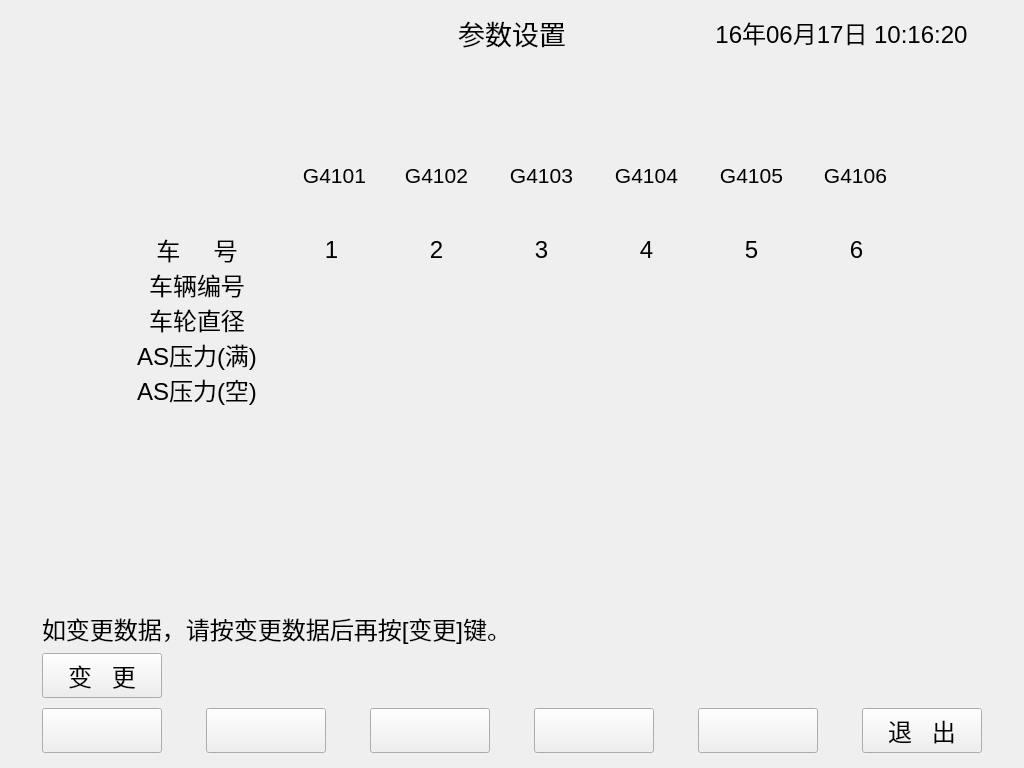
<?xml version="1.0" encoding="UTF-8"?>
<ui version="4.0">
 <class>setpara</class>
 <widget class="QDialog" name="setpara">
  <property name="geometry">
   <rect>
    <x>0</x>
    <y>0</y>
    <width>1024</width>
    <height>768</height>
   </rect>
  </property>
  <property name="windowTitle">
   <string>参数设置</string>
  </property>
  <widget class="QLabel" name="carlabel2">
   <property name="geometry">
    <rect>
     <x>396</x>
     <y>163</y>
     <width>81</width>
     <height>25</height>
    </rect>
   </property>
   <property name="font">
    <font>
     <pointsize>16</pointsize>
    </font>
   </property>
   <property name="text">
    <string>G4102</string>
   </property>
   <property name="alignment">
    <set>Qt::AlignCenter</set>
   </property>
  </widget>
  <widget class="MyLabel" name="labelinfo_4_4">
   <property name="geometry">
    <rect>
     <x>489</x>
     <y>337</y>
     <width>105</width>
     <height>35</height>
    </rect>
   </property>
   <property name="font">
    <font>
     <pointsize>18</pointsize>
    </font>
   </property>
   <property name="text">
    <string/>
   </property>
   <property name="alignment">
    <set>Qt::AlignCenter</set>
   </property>
  </widget>
  <widget class="MyLabel" name="labelinfo_2_4">
   <property name="geometry">
    <rect>
     <x>489</x>
     <y>267</y>
     <width>105</width>
     <height>35</height>
    </rect>
   </property>
   <property name="font">
    <font>
     <pointsize>18</pointsize>
    </font>
   </property>
   <property name="text">
    <string/>
   </property>
   <property name="alignment">
    <set>Qt::AlignCenter</set>
   </property>
  </widget>
  <widget class="QLabel" name="carlabel5">
   <property name="geometry">
    <rect>
     <x>711</x>
     <y>163</y>
     <width>81</width>
     <height>25</height>
    </rect>
   </property>
   <property name="font">
    <font>
     <pointsize>16</pointsize>
    </font>
   </property>
   <property name="text">
    <string>G4105</string>
   </property>
   <property name="alignment">
    <set>Qt::AlignCenter</set>
   </property>
  </widget>
  <widget class="QLabel" name="labelinfo_1_1">
   <property name="geometry">
    <rect>
     <x>115</x>
     <y>232</y>
     <width>164</width>
     <height>35</height>
    </rect>
   </property>
   <property name="font">
    <font>
     <pointsize>18</pointsize>
    </font>
   </property>
   <property name="text">
    <string>车     号</string>
   </property>
   <property name="alignment">
    <set>Qt::AlignCenter</set>
   </property>
  </widget>
  <widget class="QLabel" name="carimagelabel4">
   <property name="geometry">
    <rect>
     <x>594</x>
     <y>150</y>
     <width>105</width>
     <height>80</height>
    </rect>
   </property>
   <property name="text">
    <string/>
   </property>
  </widget>
  <widget class="QLabel" name="labelinfo_1_4">
   <property name="geometry">
    <rect>
     <x>489</x>
     <y>232</y>
     <width>105</width>
     <height>35</height>
    </rect>
   </property>
   <property name="font">
    <font>
     <pointsize>18</pointsize>
    </font>
   </property>
   <property name="text">
    <string>3</string>
   </property>
   <property name="alignment">
    <set>Qt::AlignCenter</set>
   </property>
  </widget>
  <widget class="QLabel" name="carlabel3">
   <property name="geometry">
    <rect>
     <x>501</x>
     <y>163</y>
     <width>81</width>
     <height>25</height>
    </rect>
   </property>
   <property name="font">
    <font>
     <pointsize>16</pointsize>
    </font>
   </property>
   <property name="text">
    <string>G4103</string>
   </property>
   <property name="alignment">
    <set>Qt::AlignCenter</set>
   </property>
  </widget>
  <widget class="MyLabel" name="labelinfo_5_4">
   <property name="geometry">
    <rect>
     <x>489</x>
     <y>372</y>
     <width>105</width>
     <height>35</height>
    </rect>
   </property>
   <property name="font">
    <font>
     <pointsize>18</pointsize>
    </font>
   </property>
   <property name="text">
    <string/>
   </property>
   <property name="alignment">
    <set>Qt::AlignCenter</set>
   </property>
  </widget>
  <widget class="QLabel" name="labelinfo_1_6">
   <property name="geometry">
    <rect>
     <x>699</x>
     <y>232</y>
     <width>105</width>
     <height>35</height>
    </rect>
   </property>
   <property name="font">
    <font>
     <pointsize>18</pointsize>
    </font>
   </property>
   <property name="text">
    <string>5</string>
   </property>
   <property name="alignment">
    <set>Qt::AlignCenter</set>
   </property>
  </widget>
  <widget class="QPushButton" name="buttontemp1">
   <property name="geometry">
    <rect>
     <x>206</x>
     <y>708</y>
     <width>120</width>
     <height>45</height>
    </rect>
   </property>
   <property name="font">
    <font>
     <pointsize>18</pointsize>
    </font>
   </property>
   <property name="focusPolicy">
    <enum>Qt::NoFocus</enum>
   </property>
   <property name="text">
    <string/>
   </property>
  </widget>
  <widget class="MyLabel" name="labelinfo_2_7">
   <property name="geometry">
    <rect>
     <x>804</x>
     <y>267</y>
     <width>105</width>
     <height>35</height>
    </rect>
   </property>
   <property name="font">
    <font>
     <pointsize>18</pointsize>
    </font>
   </property>
   <property name="text">
    <string/>
   </property>
   <property name="alignment">
    <set>Qt::AlignCenter</set>
   </property>
  </widget>
  <widget class="MyLabel" name="labelinfo_3_2">
   <property name="geometry">
    <rect>
     <x>279</x>
     <y>302</y>
     <width>105</width>
     <height>35</height>
    </rect>
   </property>
   <property name="font">
    <font>
     <pointsize>18</pointsize>
    </font>
   </property>
   <property name="text">
    <string/>
   </property>
   <property name="alignment">
    <set>Qt::AlignCenter</set>
   </property>
  </widget>
  <widget class="QLabel" name="labelinfo_1_2">
   <property name="geometry">
    <rect>
     <x>279</x>
     <y>232</y>
     <width>105</width>
     <height>35</height>
    </rect>
   </property>
   <property name="font">
    <font>
     <pointsize>18</pointsize>
    </font>
   </property>
   <property name="text">
    <string>1</string>
   </property>
   <property name="alignment">
    <set>Qt::AlignCenter</set>
   </property>
  </widget>
  <widget class="QLabel" name="carimagelabel2">
   <property name="geometry">
    <rect>
     <x>384</x>
     <y>150</y>
     <width>105</width>
     <height>80</height>
    </rect>
   </property>
   <property name="text">
    <string/>
   </property>
  </widget>
  <widget class="MyLabel" name="labelinfo_3_5">
   <property name="geometry">
    <rect>
     <x>594</x>
     <y>302</y>
     <width>105</width>
     <height>35</height>
    </rect>
   </property>
   <property name="font">
    <font>
     <pointsize>18</pointsize>
    </font>
   </property>
   <property name="text">
    <string/>
   </property>
   <property name="alignment">
    <set>Qt::AlignCenter</set>
   </property>
  </widget>
  <widget class="QLabel" name="title_3">
   <property name="geometry">
    <rect>
     <x>669</x>
     <y>10</y>
     <width>345</width>
     <height>45</height>
    </rect>
   </property>
   <property name="sizePolicy">
    <sizepolicy hsizetype="Expanding" vsizetype="Expanding">
     <horstretch>0</horstretch>
     <verstretch>0</verstretch>
    </sizepolicy>
   </property>
   <property name="font">
    <font>
     <pointsize>18</pointsize>
    </font>
   </property>
   <property name="text">
    <string>16年06月17日 10:16:20</string>
   </property>
   <property name="alignment">
    <set>Qt::AlignCenter</set>
   </property>
  </widget>
  <widget class="MyLabel" name="labelinfo_4_7">
   <property name="geometry">
    <rect>
     <x>804</x>
     <y>337</y>
     <width>105</width>
     <height>35</height>
    </rect>
   </property>
   <property name="font">
    <font>
     <pointsize>18</pointsize>
    </font>
   </property>
   <property name="text">
    <string/>
   </property>
   <property name="alignment">
    <set>Qt::AlignCenter</set>
   </property>
  </widget>
  <widget class="QPushButton" name="buttontemp0">
   <property name="geometry">
    <rect>
     <x>42</x>
     <y>708</y>
     <width>120</width>
     <height>45</height>
    </rect>
   </property>
   <property name="font">
    <font>
     <pointsize>18</pointsize>
    </font>
   </property>
   <property name="focusPolicy">
    <enum>Qt::NoFocus</enum>
   </property>
   <property name="text">
    <string/>
   </property>
  </widget>
  <widget class="MyLabel" name="labelinfo_5_2">
   <property name="geometry">
    <rect>
     <x>279</x>
     <y>372</y>
     <width>105</width>
     <height>35</height>
    </rect>
   </property>
   <property name="font">
    <font>
     <pointsize>18</pointsize>
    </font>
   </property>
   <property name="text">
    <string/>
   </property>
   <property name="alignment">
    <set>Qt::AlignCenter</set>
   </property>
  </widget>
  <widget class="QLabel" name="labelbuttonarea">
   <property name="geometry">
    <rect>
     <x>10</x>
     <y>703</y>
     <width>1004</width>
     <height>55</height>
    </rect>
   </property>
   <property name="text">
    <string/>
   </property>
  </widget>
  <widget class="MyLabel" name="labelinfo_5_6">
   <property name="geometry">
    <rect>
     <x>699</x>
     <y>372</y>
     <width>105</width>
     <height>35</height>
    </rect>
   </property>
   <property name="font">
    <font>
     <pointsize>18</pointsize>
    </font>
   </property>
   <property name="text">
    <string/>
   </property>
   <property name="alignment">
    <set>Qt::AlignCenter</set>
   </property>
  </widget>
  <widget class="QLabel" name="title">
   <property name="geometry">
    <rect>
     <x>10</x>
     <y>10</y>
     <width>345</width>
     <height>45</height>
    </rect>
   </property>
   <property name="sizePolicy">
    <sizepolicy hsizetype="Expanding" vsizetype="Expanding">
     <horstretch>0</horstretch>
     <verstretch>0</verstretch>
    </sizepolicy>
   </property>
   <property name="font">
    <font>
     <pointsize>18</pointsize>
    </font>
   </property>
   <property name="text">
    <string/>
   </property>
  </widget>
  <widget class="MyLabel" name="labelinfo_4_3">
   <property name="geometry">
    <rect>
     <x>384</x>
     <y>337</y>
     <width>105</width>
     <height>35</height>
    </rect>
   </property>
   <property name="font">
    <font>
     <pointsize>18</pointsize>
    </font>
   </property>
   <property name="text">
    <string/>
   </property>
   <property name="alignment">
    <set>Qt::AlignCenter</set>
   </property>
  </widget>
  <widget class="QLabel" name="carlabel6">
   <property name="geometry">
    <rect>
     <x>816</x>
     <y>163</y>
     <width>79</width>
     <height>25</height>
    </rect>
   </property>
   <property name="font">
    <font>
     <pointsize>16</pointsize>
    </font>
   </property>
   <property name="text">
    <string>G4106</string>
   </property>
   <property name="alignment">
    <set>Qt::AlignCenter</set>
   </property>
  </widget>
  <widget class="MyLabel" name="labelinfo_4_2">
   <property name="geometry">
    <rect>
     <x>279</x>
     <y>337</y>
     <width>105</width>
     <height>35</height>
    </rect>
   </property>
   <property name="font">
    <font>
     <pointsize>18</pointsize>
    </font>
   </property>
   <property name="text">
    <string/>
   </property>
   <property name="alignment">
    <set>Qt::AlignCenter</set>
   </property>
  </widget>
  <widget class="QLabel" name="labelarrow">
   <property name="geometry">
    <rect>
     <x>115</x>
     <y>150</y>
     <width>164</width>
     <height>80</height>
    </rect>
   </property>
   <property name="text">
    <string/>
   </property>
   <property name="alignment">
    <set>Qt::AlignCenter</set>
   </property>
  </widget>
  <widget class="QPushButton" name="buttontemp3">
   <property name="geometry">
    <rect>
     <x>534</x>
     <y>708</y>
     <width>120</width>
     <height>45</height>
    </rect>
   </property>
   <property name="font">
    <font>
     <pointsize>18</pointsize>
    </font>
   </property>
   <property name="focusPolicy">
    <enum>Qt::NoFocus</enum>
   </property>
   <property name="text">
    <string/>
   </property>
  </widget>
  <widget class="MyLabel" name="labelinfo_2_6">
   <property name="geometry">
    <rect>
     <x>699</x>
     <y>267</y>
     <width>105</width>
     <height>35</height>
    </rect>
   </property>
   <property name="font">
    <font>
     <pointsize>18</pointsize>
    </font>
   </property>
   <property name="text">
    <string/>
   </property>
   <property name="alignment">
    <set>Qt::AlignCenter</set>
   </property>
  </widget>
  <widget class="QLabel" name="title_2">
   <property name="geometry">
    <rect>
     <x>355</x>
     <y>10</y>
     <width>314</width>
     <height>45</height>
    </rect>
   </property>
   <property name="sizePolicy">
    <sizepolicy hsizetype="Expanding" vsizetype="Expanding">
     <horstretch>0</horstretch>
     <verstretch>0</verstretch>
    </sizepolicy>
   </property>
   <property name="font">
    <font>
     <pointsize>20</pointsize>
    </font>
   </property>
   <property name="text">
    <string>参数设置</string>
   </property>
   <property name="alignment">
    <set>Qt::AlignCenter</set>
   </property>
  </widget>
  <widget class="QPushButton" name="buttontemp4">
   <property name="geometry">
    <rect>
     <x>698</x>
     <y>708</y>
     <width>120</width>
     <height>45</height>
    </rect>
   </property>
   <property name="font">
    <font>
     <pointsize>18</pointsize>
    </font>
   </property>
   <property name="focusPolicy">
    <enum>Qt::NoFocus</enum>
   </property>
   <property name="text">
    <string/>
   </property>
  </widget>
  <widget class="MyLabel" name="labelinfo_5_5">
   <property name="geometry">
    <rect>
     <x>594</x>
     <y>372</y>
     <width>105</width>
     <height>35</height>
    </rect>
   </property>
   <property name="font">
    <font>
     <pointsize>18</pointsize>
    </font>
   </property>
   <property name="text">
    <string/>
   </property>
   <property name="alignment">
    <set>Qt::AlignCenter</set>
   </property>
  </widget>
  <widget class="QLabel" name="carimagelabel3">
   <property name="geometry">
    <rect>
     <x>489</x>
     <y>150</y>
     <width>105</width>
     <height>80</height>
    </rect>
   </property>
   <property name="text">
    <string/>
   </property>
  </widget>
  <widget class="QLabel" name="labelinfo_5_1">
   <property name="geometry">
    <rect>
     <x>115</x>
     <y>372</y>
     <width>164</width>
     <height>35</height>
    </rect>
   </property>
   <property name="font">
    <font>
     <pointsize>18</pointsize>
    </font>
   </property>
   <property name="text">
    <string>AS压力(空)</string>
   </property>
   <property name="alignment">
    <set>Qt::AlignCenter</set>
   </property>
  </widget>
  <widget class="QLabel" name="labelinfo_1_7">
   <property name="geometry">
    <rect>
     <x>804</x>
     <y>232</y>
     <width>105</width>
     <height>35</height>
    </rect>
   </property>
   <property name="font">
    <font>
     <pointsize>18</pointsize>
    </font>
   </property>
   <property name="text">
    <string>6</string>
   </property>
   <property name="alignment">
    <set>Qt::AlignCenter</set>
   </property>
  </widget>
  <widget class="MyLabel" name="labelinfo_2_3">
   <property name="geometry">
    <rect>
     <x>384</x>
     <y>267</y>
     <width>105</width>
     <height>35</height>
    </rect>
   </property>
   <property name="font">
    <font>
     <pointsize>18</pointsize>
    </font>
   </property>
   <property name="text">
    <string/>
   </property>
   <property name="alignment">
    <set>Qt::AlignCenter</set>
   </property>
  </widget>
  <widget class="QLabel" name="labelinfo_2_1">
   <property name="geometry">
    <rect>
     <x>115</x>
     <y>267</y>
     <width>164</width>
     <height>35</height>
    </rect>
   </property>
   <property name="font">
    <font>
     <pointsize>18</pointsize>
    </font>
   </property>
   <property name="text">
    <string>车辆编号</string>
   </property>
   <property name="alignment">
    <set>Qt::AlignCenter</set>
   </property>
  </widget>
  <widget class="MyLabel" name="labelinfo_3_3">
   <property name="geometry">
    <rect>
     <x>384</x>
     <y>302</y>
     <width>105</width>
     <height>35</height>
    </rect>
   </property>
   <property name="font">
    <font>
     <pointsize>18</pointsize>
    </font>
   </property>
   <property name="text">
    <string/>
   </property>
   <property name="alignment">
    <set>Qt::AlignCenter</set>
   </property>
  </widget>
  <widget class="QLabel" name="labelinfo_3_1">
   <property name="geometry">
    <rect>
     <x>115</x>
     <y>302</y>
     <width>164</width>
     <height>35</height>
    </rect>
   </property>
   <property name="font">
    <font>
     <pointsize>18</pointsize>
    </font>
   </property>
   <property name="text">
    <string>车轮直径</string>
   </property>
   <property name="alignment">
    <set>Qt::AlignCenter</set>
   </property>
  </widget>
  <widget class="QLabel" name="labelmessage">
   <property name="geometry">
    <rect>
     <x>42</x>
     <y>608</y>
     <width>721</width>
     <height>40</height>
    </rect>
   </property>
   <property name="font">
    <font>
     <pointsize>18</pointsize>
    </font>
   </property>
   <property name="text">
    <string>如变更数据，请按变更数据后再按[变更]键。</string>
   </property>
   <property name="alignment">
    <set>Qt::AlignLeading|Qt::AlignLeft|Qt::AlignVCenter</set>
   </property>
  </widget>
  <widget class="MyLabel" name="labelinfo_2_2">
   <property name="geometry">
    <rect>
     <x>279</x>
     <y>267</y>
     <width>105</width>
     <height>35</height>
    </rect>
   </property>
   <property name="font">
    <font>
     <pointsize>18</pointsize>
    </font>
   </property>
   <property name="text">
    <string/>
   </property>
   <property name="alignment">
    <set>Qt::AlignCenter</set>
   </property>
  </widget>
  <widget class="MyLabel" name="labelinfo_5_7">
   <property name="geometry">
    <rect>
     <x>804</x>
     <y>372</y>
     <width>105</width>
     <height>35</height>
    </rect>
   </property>
   <property name="font">
    <font>
     <pointsize>18</pointsize>
    </font>
   </property>
   <property name="text">
    <string/>
   </property>
   <property name="alignment">
    <set>Qt::AlignCenter</set>
   </property>
  </widget>
  <widget class="MyLabel" name="labelinfo_3_6">
   <property name="geometry">
    <rect>
     <x>699</x>
     <y>302</y>
     <width>105</width>
     <height>35</height>
    </rect>
   </property>
   <property name="font">
    <font>
     <pointsize>18</pointsize>
    </font>
   </property>
   <property name="text">
    <string/>
   </property>
   <property name="alignment">
    <set>Qt::AlignCenter</set>
   </property>
  </widget>
  <widget class="QLabel" name="carimagelabel5">
   <property name="geometry">
    <rect>
     <x>699</x>
     <y>150</y>
     <width>105</width>
     <height>80</height>
    </rect>
   </property>
   <property name="text">
    <string/>
   </property>
  </widget>
  <widget class="QLabel" name="carlabel4">
   <property name="geometry">
    <rect>
     <x>606</x>
     <y>163</y>
     <width>81</width>
     <height>25</height>
    </rect>
   </property>
   <property name="font">
    <font>
     <pointsize>16</pointsize>
    </font>
   </property>
   <property name="text">
    <string>G4104</string>
   </property>
   <property name="alignment">
    <set>Qt::AlignCenter</set>
   </property>
  </widget>
  <widget class="MyLabel" name="labelinfo_3_7">
   <property name="geometry">
    <rect>
     <x>804</x>
     <y>302</y>
     <width>105</width>
     <height>35</height>
    </rect>
   </property>
   <property name="font">
    <font>
     <pointsize>18</pointsize>
    </font>
   </property>
   <property name="text">
    <string/>
   </property>
   <property name="alignment">
    <set>Qt::AlignCenter</set>
   </property>
  </widget>
  <widget class="QLabel" name="labelinfo_1_3">
   <property name="geometry">
    <rect>
     <x>384</x>
     <y>232</y>
     <width>105</width>
     <height>35</height>
    </rect>
   </property>
   <property name="font">
    <font>
     <pointsize>18</pointsize>
    </font>
   </property>
   <property name="text">
    <string>2</string>
   </property>
   <property name="alignment">
    <set>Qt::AlignCenter</set>
   </property>
  </widget>
  <widget class="QPushButton" name="buttonquit">
   <property name="geometry">
    <rect>
     <x>862</x>
     <y>708</y>
     <width>120</width>
     <height>45</height>
    </rect>
   </property>
   <property name="font">
    <font>
     <pointsize>18</pointsize>
    </font>
   </property>
   <property name="focusPolicy">
    <enum>Qt::NoFocus</enum>
   </property>
   <property name="text">
    <string>退   出</string>
   </property>
  </widget>
  <widget class="QLabel" name="labelinfo_4_1">
   <property name="geometry">
    <rect>
     <x>115</x>
     <y>337</y>
     <width>164</width>
     <height>35</height>
    </rect>
   </property>
   <property name="font">
    <font>
     <pointsize>18</pointsize>
    </font>
   </property>
   <property name="text">
    <string>AS压力(满)</string>
   </property>
   <property name="alignment">
    <set>Qt::AlignCenter</set>
   </property>
  </widget>
  <widget class="MyLabel" name="labelinfo_4_5">
   <property name="geometry">
    <rect>
     <x>594</x>
     <y>337</y>
     <width>105</width>
     <height>35</height>
    </rect>
   </property>
   <property name="font">
    <font>
     <pointsize>18</pointsize>
    </font>
   </property>
   <property name="text">
    <string/>
   </property>
   <property name="alignment">
    <set>Qt::AlignCenter</set>
   </property>
  </widget>
  <widget class="QPushButton" name="buttontemp2">
   <property name="geometry">
    <rect>
     <x>370</x>
     <y>708</y>
     <width>120</width>
     <height>45</height>
    </rect>
   </property>
   <property name="font">
    <font>
     <pointsize>18</pointsize>
    </font>
   </property>
   <property name="focusPolicy">
    <enum>Qt::NoFocus</enum>
   </property>
   <property name="text">
    <string/>
   </property>
  </widget>
  <widget class="QPushButton" name="buttonchange">
   <property name="geometry">
    <rect>
     <x>42</x>
     <y>653</y>
     <width>120</width>
     <height>45</height>
    </rect>
   </property>
   <property name="font">
    <font>
     <pointsize>18</pointsize>
    </font>
   </property>
   <property name="focusPolicy">
    <enum>Qt::NoFocus</enum>
   </property>
   <property name="text">
    <string>变   更</string>
   </property>
  </widget>
  <widget class="QLabel" name="labelinfo_1_5">
   <property name="geometry">
    <rect>
     <x>594</x>
     <y>232</y>
     <width>105</width>
     <height>35</height>
    </rect>
   </property>
   <property name="font">
    <font>
     <pointsize>18</pointsize>
    </font>
   </property>
   <property name="text">
    <string>4</string>
   </property>
   <property name="alignment">
    <set>Qt::AlignCenter</set>
   </property>
  </widget>
  <widget class="QLabel" name="carimagelabel1">
   <property name="geometry">
    <rect>
     <x>279</x>
     <y>150</y>
     <width>105</width>
     <height>80</height>
    </rect>
   </property>
   <property name="text">
    <string/>
   </property>
  </widget>
  <widget class="MyLabel" name="labelinfo_2_5">
   <property name="geometry">
    <rect>
     <x>594</x>
     <y>267</y>
     <width>105</width>
     <height>35</height>
    </rect>
   </property>
   <property name="font">
    <font>
     <pointsize>18</pointsize>
    </font>
   </property>
   <property name="text">
    <string/>
   </property>
   <property name="alignment">
    <set>Qt::AlignCenter</set>
   </property>
  </widget>
  <widget class="MyLabel" name="labelinfo_5_3">
   <property name="geometry">
    <rect>
     <x>384</x>
     <y>372</y>
     <width>105</width>
     <height>35</height>
    </rect>
   </property>
   <property name="font">
    <font>
     <pointsize>18</pointsize>
    </font>
   </property>
   <property name="text">
    <string/>
   </property>
   <property name="alignment">
    <set>Qt::AlignCenter</set>
   </property>
  </widget>
  <widget class="QLabel" name="carlabel1">
   <property name="geometry">
    <rect>
     <x>295</x>
     <y>163</y>
     <width>79</width>
     <height>25</height>
    </rect>
   </property>
   <property name="font">
    <font>
     <pointsize>16</pointsize>
    </font>
   </property>
   <property name="text">
    <string>G4101</string>
   </property>
   <property name="alignment">
    <set>Qt::AlignCenter</set>
   </property>
  </widget>
  <widget class="MyLabel" name="labelinfo_3_4">
   <property name="geometry">
    <rect>
     <x>489</x>
     <y>302</y>
     <width>105</width>
     <height>35</height>
    </rect>
   </property>
   <property name="font">
    <font>
     <pointsize>18</pointsize>
    </font>
   </property>
   <property name="text">
    <string/>
   </property>
   <property name="alignment">
    <set>Qt::AlignCenter</set>
   </property>
  </widget>
  <widget class="MyLabel" name="labelinfo_4_6">
   <property name="geometry">
    <rect>
     <x>699</x>
     <y>337</y>
     <width>105</width>
     <height>35</height>
    </rect>
   </property>
   <property name="font">
    <font>
     <pointsize>18</pointsize>
    </font>
   </property>
   <property name="text">
    <string/>
   </property>
   <property name="alignment">
    <set>Qt::AlignCenter</set>
   </property>
  </widget>
  <widget class="QLabel" name="carimagelabel6">
   <property name="geometry">
    <rect>
     <x>804</x>
     <y>150</y>
     <width>105</width>
     <height>80</height>
    </rect>
   </property>
   <property name="text">
    <string/>
   </property>
  </widget>
  <zorder>carimagelabel1</zorder>
  <zorder>labelarrow</zorder>
  <zorder>carimagelabel6</zorder>
  <zorder>carimagelabel2</zorder>
  <zorder>carimagelabel4</zorder>
  <zorder>carimagelabel5</zorder>
  <zorder>carimagelabel3</zorder>
  <zorder>labelbuttonarea</zorder>
  <zorder>carlabel2</zorder>
  <zorder>labelinfo_4_4</zorder>
  <zorder>labelinfo_2_4</zorder>
  <zorder>carlabel5</zorder>
  <zorder>labelinfo_1_1</zorder>
  <zorder>labelinfo_1_4</zorder>
  <zorder>carlabel3</zorder>
  <zorder>labelinfo_5_4</zorder>
  <zorder>labelinfo_1_6</zorder>
  <zorder>buttontemp1</zorder>
  <zorder>labelinfo_2_7</zorder>
  <zorder>labelinfo_3_2</zorder>
  <zorder>labelinfo_1_2</zorder>
  <zorder>labelinfo_3_5</zorder>
  <zorder>title_3</zorder>
  <zorder>labelinfo_4_7</zorder>
  <zorder>buttontemp0</zorder>
  <zorder>labelinfo_5_2</zorder>
  <zorder>labelinfo_5_6</zorder>
  <zorder>title</zorder>
  <zorder>labelinfo_4_3</zorder>
  <zorder>carlabel6</zorder>
  <zorder>labelinfo_4_2</zorder>
  <zorder>buttontemp3</zorder>
  <zorder>labelinfo_2_6</zorder>
  <zorder>title_2</zorder>
  <zorder>buttontemp4</zorder>
  <zorder>labelinfo_5_5</zorder>
  <zorder>labelinfo_5_1</zorder>
  <zorder>labelinfo_1_7</zorder>
  <zorder>labelinfo_2_3</zorder>
  <zorder>labelinfo_2_1</zorder>
  <zorder>labelinfo_3_3</zorder>
  <zorder>labelinfo_3_1</zorder>
  <zorder>labelmessage</zorder>
  <zorder>labelinfo_2_2</zorder>
  <zorder>labelinfo_5_7</zorder>
  <zorder>labelinfo_3_6</zorder>
  <zorder>carlabel4</zorder>
  <zorder>labelinfo_3_7</zorder>
  <zorder>labelinfo_1_3</zorder>
  <zorder>buttonquit</zorder>
  <zorder>labelinfo_4_1</zorder>
  <zorder>labelinfo_4_5</zorder>
  <zorder>buttontemp2</zorder>
  <zorder>buttonchange</zorder>
  <zorder>labelinfo_1_5</zorder>
  <zorder>labelinfo_2_5</zorder>
  <zorder>labelinfo_5_3</zorder>
  <zorder>carlabel1</zorder>
  <zorder>labelinfo_3_4</zorder>
  <zorder>labelinfo_4_6</zorder>
 </widget>
 <customwidgets>
  <customwidget>
   <class>MyLabel</class>
   <extends>QLabel</extends>
   <header>mylabel.h</header>
  </customwidget>
 </customwidgets>
 <resources/>
 <connections/>
 <slots>
  <slot>viewparalist()</slot>
 </slots>
</ui>
